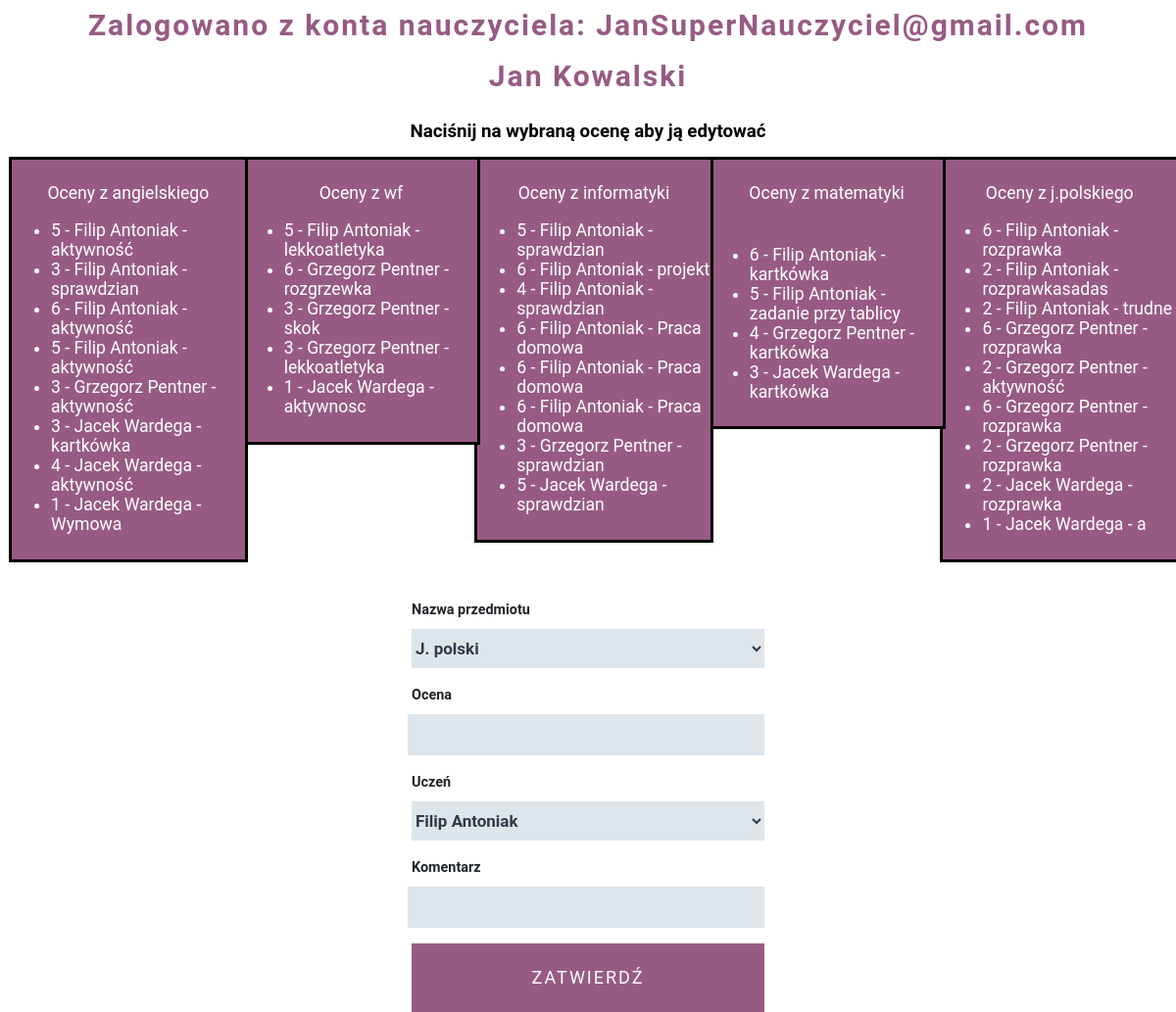
Page /nauczyciel.php (signed in) on the committed database.
### tables this page shows
CREATE TABLE `polski` (
  `id` int(11) NOT NULL,
  `ocena` text NOT NULL,
  `id_ucznia` int(11) NOT NULL,
  `komentarz` text NOT NULL DEFAULT 'rozprawka'
);

CREATE TABLE `uczniowie` (
  `id` int(11) NOT NULL,
  `imie` text NOT NULL,
  `nazwisko` text NOT NULL,
  `email` text NOT NULL,
  `haslo` text NOT NULL,
  `klasa` text NOT NULL
);

CREATE TABLE `matematyka` (
  `id` int(11) NOT NULL,
  `ocena` text NOT NULL,
  `id_ucznia` int(11) NOT NULL,
  `komentarz` text NOT NULL DEFAULT 'kartkówka'
);

CREATE TABLE `informatyka` (
  `id` int(11) NOT NULL,
  `ocena` text NOT NULL,
  `id_ucznia` int(11) NOT NULL,
  `komentarz` text NOT NULL DEFAULT 'sprawdzian'
);

CREATE TABLE `wf` (
  `id` int(11) NOT NULL,
  `ocena` text NOT NULL,
  `id_ucznia` int(11) NOT NULL,
  `komentarz` text NOT NULL DEFAULT 'sprawdzian lekkoatletyka'
);

CREATE TABLE `angielski` (
  `id` int(11) NOT NULL,
  `ocena` text NOT NULL,
  `id_ucznia` int(11) NOT NULL,
  `komentarz` text NOT NULL DEFAULT 'aktywność'
);

### nauczyciel.php (the view, shortened to what this page needs)
<!DOCTYPE html>
<html lang="pl">
<head>
    <link rel="stylesheet" href="style.css">
</head>
<body onload="document.FormName.reset();">
<?php
    $conn = mysqli_connect("localhost", "root", "", "pibrus");
    $conn->query("SET NAMES 'utf8' COLLATE 'utf8_polish_ci'");
    $conn->query("SET CHARSET utf8");
    $login = $_SESSION['email'];
    $imie = $_SESSION['imie'];
    $nazwisko = $_SESSION['nazwisko'];
    echo "<h1>Zalogowano z konta nauczyciela: ", $login, "<br>", $imie, " ", $nazwisko, "</h1><h3>Naciśnij na wybraną ocenę aby ją edytować</h3>";
    echo "<div class='oceny'>Oceny z j.polskiego<ul>";
    $query = mysqli_query($conn, "SELECT * FROM polski JOIN uczniowie ON polski.id_ucznia = uczniowie.id ORDER BY uczniowie.nazwisko;");
    while ($row = mysqli_fetch_row($query)) {
        $fun = "edit('polski',{$row[0]},{$row[1]},{$row[4]},'{$row[3]}')";
        echo "<li onClick=".$fun.">".$row[1]." - ". $row[5]." ".$row[6]." - ".$row[3]."</li>";
    }
    echo "</ul></div>";
    echo "<div class='oceny'>Oceny z matematyki<ul>";
    $query = mysqli_query($conn, "SELECT * FROM matematyka JOIN uczniowie ON matematyka.id_ucznia = uczniowie.id ORDER BY uczniowie.nazwisko;");
    while ($row = mysqli_fetch_row($query)) {
        $fun = "edit('matematyka',{$row[0]},{$row[1]},{$row[4]},'{$row[3]}')";
        echo "<li onClick=".$fun.">".$row[1]." - ". $row[5]." ".$row[6]." - ".$row[3]."</li>";
    }
    echo "</ul></div>";
    echo "<div class='oceny'>Oceny z informatyki<ul>";
    $query = mysqli_query($conn, "SELECT * FROM informatyka JOIN uczniowie ON informatyka.id_ucznia = uczniowie.id ORDER BY uczniowie.nazwisko;");
    while ($row = mysqli_fetch_row($query)) {
        $fun = "edit('informatyka',{$row[0]},{$row[1]},{$row[4]},'{$row[3]}')";
        echo "<li onClick=".$fun.">".$row[1]." - ". $row[5]." ".$row[6]." - ".$row[3]."</li>";
    }
    echo "</ul></div>";
    echo "<div class='oceny'>Oceny z wf<ul>";
    $query = mysqli_query($conn, "SELECT * FROM wf JOIN uczniowie ON wf.id_ucznia = uczniowie.id ORDER BY uczniowie.nazwisko;");
    while ($row = mysqli_fetch_row($query)) {
        $fun = "edit('wf',{$row[0]},{$row[1]},{$row[4]},'{$row[3]}')";
        echo "<li onClick=".$fun.">".$row[1]." - ". $row[5]." ".$row[6]." - ".$row[3]."</li>";
    }
    echo "</ul></div>";
    echo "<div class='oceny'>Oceny z angielskiego<ul>";
    $query = mysqli_query($conn, "SELECT * FROM angielski JOIN uczniowie ON angielski.id_ucznia = uczniowie.id ORDER BY uczniowie.nazwisko;");
    while ($row = mysqli_fetch_row($query)) {
        $fun = "edit('angielski',{$row[0]},{$row[1]},{$row[4]},'{$row[3]}')";
        echo "<li onClick=".$fun.">".$row[1]." - ". $row[5]." ".$row[6]." - ".$row[3]."</li>";
    }
    echo "</ul></div>";
?>
<form action="nauczyciel.php" method="POST">
    <label class="lab_form" for="przedmiot">Nazwa przedmiotu</label><br>
    <select class="nauczyciel_form" name="przedmiot" id="przedmiot">
        <option value="polski">J. polski</option>
    </select>
    <label class="lab_form" for="">Ocena</label><br>
    <input required class="nauczyciel_form" type="text" name="ocena" id="ocena">
    <label class="lab_form" for="">Uczeń</label><br>
    <select class="nauczyciel_form" name="id_ucznia" id="id_ucznia">
        <option value="1">Filip Antoniak</option>
    </select>
    <label class="lab_form" for="">Komentarz</label><br>
    <input required class="nauczyciel_form" type="text" name="komentarz" id="komentarz">
    <input id="zaloguj" type="submit" value="Zatwierdź">
</form>
</body>
</html>

### style.css (style rules this page uses)
* { font-family: Roboto, sans-serif; }
body { margin: 0; padding: 0; }
#zaloguj { background-color: #975b83; margin-top: 2rem; display: block; width: 100%; border-radius: 0; text-transform: uppercase; min-height: 70px; white-space: normal; font-size: 18px; letter-spacing: 2px; line-height: 21px; font-weight: 400; color: white; border: 1px solid #975b83 !important; transition: all .2s ease; }
select { width: 100% !important; }
.lab_form { display: inline-block; margin-bottom: 0.5rem; font-weight: 600; font-size: 0.9rem; line-height: 1.6; color: #212529; text-align: left; }
form, #switch { width: 30vw; margin-right: auto; margin-left: auto; }
h1 { color: #975b83; margin: 0 auto; font-weight: bold; font-size: 30px; letter-spacing: 2px; line-height: 52px; margin-bottom: 0rem; text-align: center; }
.oceny { margin-top: 10vh; width: 19.8vw; margin: 0; background-color: #975b83; min-height: 30vh; float: right; outline: 3px solid black; text-align: center; padding-top: 3vh; color: white; font-size: 1.1rem; margin-bottom: 5vh; padding-bottom: 1vh; display: flex; flex-direction: column; flex-wrap: wrap; justify-content: space-between; align-items: center; align-content: center; }
li { text-align: left; transition: all .1s ease; }
.nauczyciel_form { background: #dee6eb; border: none; height: 40px; color: #303b4a; font-size: 17px; letter-spacing: 0px; font-weight: bold; box-shadow: none; width: 100%; margin-bottom: 1rem; float: right; z-index: 999; }
h3 { text-align: center; }

### rows in the picture
polski: ocena "6", uczniowie.imie "Filip", uczniowie.nazwisko "Antoniak", komentarz "rozprawka"
polski: ocena "2", uczniowie.imie "Filip", uczniowie.nazwisko "Antoniak", komentarz "rozprawkasadas"
polski: ocena "2", uczniowie.imie "Filip", uczniowie.nazwisko "Antoniak", komentarz "trudne"
polski: ocena "6", uczniowie.imie "Grzegorz", uczniowie.nazwisko "Pentner", komentarz "rozprawka"
polski: ocena "2", uczniowie.imie "Grzegorz", uczniowie.nazwisko "Pentner", komentarz "aktywność"
polski: ocena "6", uczniowie.imie "Grzegorz", uczniowie.nazwisko "Pentner", komentarz "rozprawka"
polski: ocena "2", uczniowie.imie "Grzegorz", uczniowie.nazwisko "Pentner", komentarz "rozprawka"
polski: ocena "2", uczniowie.imie "Jacek", uczniowie.nazwisko "Wardega", komentarz "rozprawka"
polski: ocena "1", uczniowie.imie "Jacek", uczniowie.nazwisko "Wardega", komentarz "a"
matematyka: ocena "6", uczniowie.imie "Filip", uczniowie.nazwisko "Antoniak", komentarz "kartkówka"
matematyka: ocena "5", uczniowie.imie "Filip", uczniowie.nazwisko "Antoniak", komentarz "zadanie przy tablicy"
matematyka: ocena "4", uczniowie.imie "Grzegorz", uczniowie.nazwisko "Pentner", komentarz "kartkówka"
matematyka: ocena "3", uczniowie.imie "Jacek", uczniowie.nazwisko "Wardega", komentarz "kartkówka"
informatyka: ocena "5", uczniowie.imie "Filip", uczniowie.nazwisko "Antoniak", komentarz "sprawdzian"
informatyka: ocena "6", uczniowie.imie "Filip", uczniowie.nazwisko "Antoniak", komentarz "projekt"
informatyka: ocena "4", uczniowie.imie "Filip", uczniowie.nazwisko "Antoniak", komentarz "sprawdzian"
informatyka: ocena "6", uczniowie.imie "Filip", uczniowie.nazwisko "Antoniak", komentarz "Praca domowa"
informatyka: ocena "6", uczniowie.imie "Filip", uczniowie.nazwisko "Antoniak", komentarz "Praca domowa"
informatyka: ocena "6", uczniowie.imie "Filip", uczniowie.nazwisko "Antoniak", komentarz "Praca domowa"
informatyka: ocena "3", uczniowie.imie "Grzegorz", uczniowie.nazwisko "Pentner", komentarz "sprawdzian"
informatyka: ocena "5", uczniowie.imie "Jacek", uczniowie.nazwisko "Wardega", komentarz "sprawdzian"
wf: ocena "5", uczniowie.imie "Filip", uczniowie.nazwisko "Antoniak", komentarz "lekkoatletyka"
wf: ocena "6", uczniowie.imie "Grzegorz", uczniowie.nazwisko "Pentner", komentarz "rozgrzewka"
wf: ocena "3", uczniowie.imie "Grzegorz", uczniowie.nazwisko "Pentner", komentarz "skok"
wf: ocena "3", uczniowie.imie "Grzegorz", uczniowie.nazwisko "Pentner", komentarz "lekkoatletyka"
wf: ocena "1", uczniowie.imie "Jacek", uczniowie.nazwisko "Wardega", komentarz "aktywnosc"
angielski: ocena "5", uczniowie.imie "Filip", uczniowie.nazwisko "Antoniak", komentarz "aktywność"
angielski: ocena "3", uczniowie.imie "Filip", uczniowie.nazwisko "Antoniak", komentarz "sprawdzian"
angielski: ocena "6", uczniowie.imie "Filip", uczniowie.nazwisko "Antoniak", komentarz "aktywność"
angielski: ocena "5", uczniowie.imie "Filip", uczniowie.nazwisko "Antoniak", komentarz "aktywność"
angielski: ocena "3", uczniowie.imie "Grzegorz", uczniowie.nazwisko "Pentner", komentarz "aktywność"
angielski: ocena "3", uczniowie.imie "Jacek", uczniowie.nazwisko "Wardega", komentarz "kartkówka"
angielski: ocena "4", uczniowie.imie "Jacek", uczniowie.nazwisko "Wardega", komentarz "aktywność"
angielski: ocena "1", uczniowie.imie "Jacek", uczniowie.nazwisko "Wardega", komentarz "Wymowa"

### other values in the picture
$login "JanSuperNauczyciel@gmail.com"
$imie "Jan"
$nazwisko "Kowalski"
